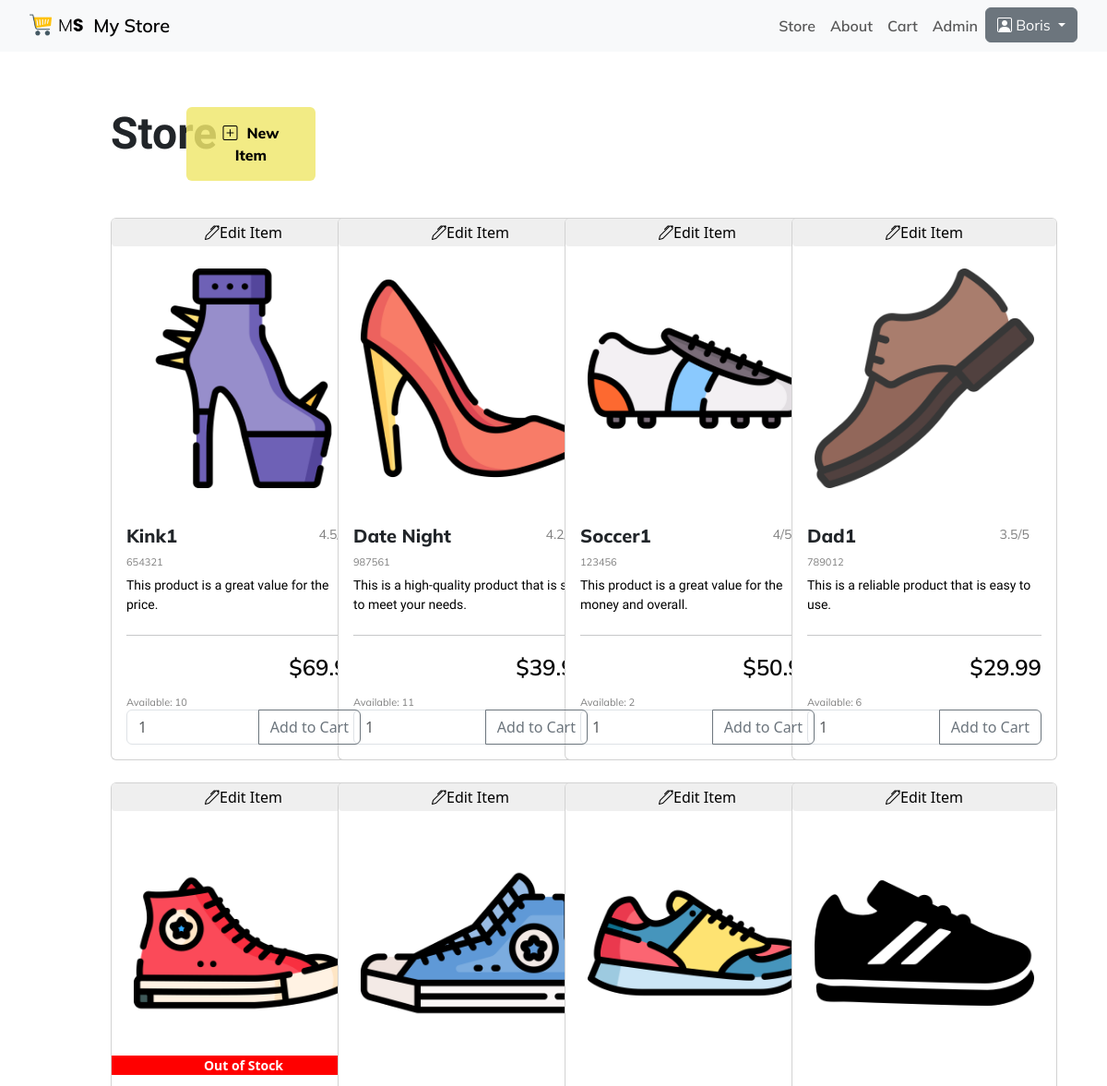
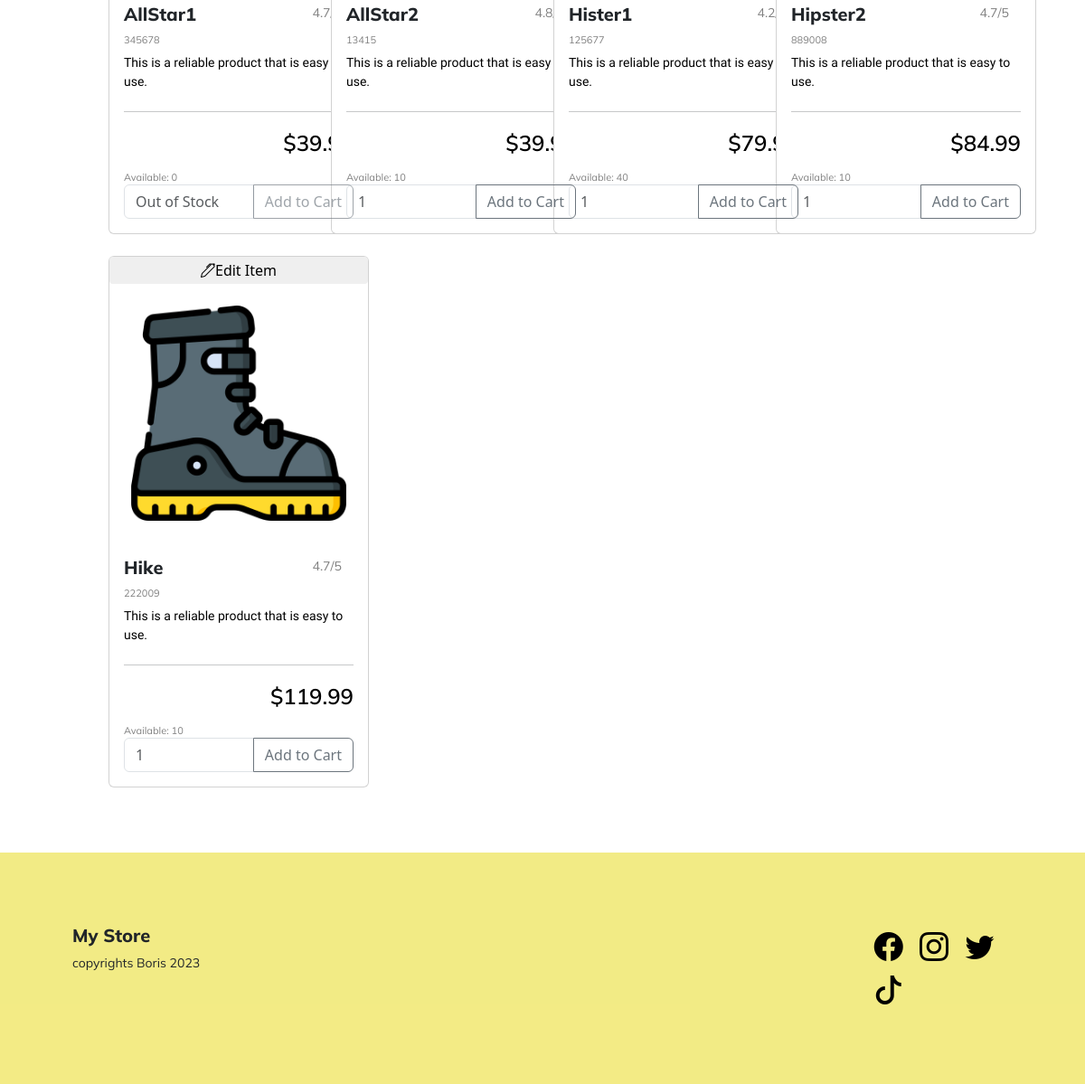
Screenshot of /estore (signed in) with the database file from the repository (2 pictures, top to bottom).
### main.py (models this page shows)
class User(UserMixin,db.Model):
    __tablename__ = "users"
    id = db.Column(db.Integer, primary_key=True)
    email = db.Column(db.String(100), unique=True)
    password = db.Column(db.String(100))
    first_name = db.Column(db.String(100))
    last_name = db.Column(db.String(100))
    cart_item = relationship("Cart", back_populates="customer")
    order_item = relationship("Order", back_populates="customer")
    phone = db.Column(db.String(15))
    b_day = db.Column(db.Date, nullable=False)

class Item(db.Model):
    __tablename__ = "items"
    id = db.Column(db.Integer, primary_key=True)
    name = db.Column(db.String(100), unique=True)
    barcode = db.Column(db.String(100), unique=True)
    quantity = db.Column(db.Integer)
    rating = db.Column(db.Integer)
    img_url = db.Column(db.String(250), nullable=False)
    description = db.Column(db.String(250), nullable=False)
    price = db.Column(db.Text, nullable=False)
    discount = db.Column(db.Integer)
    show = db.Column(db.Boolean)
    cart_item = relationship("Cart", back_populates="item")
    details = db.Column(db.Text, nullable=False)
    category = db.Column(db.String(250), nullable=False)

### main.py (the view)
@app.route('/estore', methods=["GET", "POST"])
def estore():
    items = Item.query.all()
    cart_items = Cart.query.filter_by(customer=current_user).filter_by(status="OPEN").count()
    return render_template("estore.html", all_items=items, cart_items=cart_items)

### main.py (called while the page is built)
@login_manager.user_loader
def load_user(user_id):
    return User.query.get(int(user_id))

### templates/estore.html
{% include "header.html" %}
{% block content %}
<div>
    <div class="page">
        <div class="row">
            <h1 class="col-lg-1">Store </h1>
            {% if current_user.id == 2: %}
            <a class="col-lg-2" href="{{ url_for('new_item') }}"><button type="button" class="btn btn-warning action-button"><i class="icon bi bi-plus-square"></i>New Item</button></a>
            {% endif %}
        </div>
        <br>
        <div class="row row-cols-1 row-cols-md-4 g-4">
            {% for item in all_items %}
            <div class="col">
                <div class="card" style="width: 18rem;">
                    {% if current_user.id == 2: %}
                    <a href="{{ url_for('edit_item', item_id=item.id ) }}"><button class="edit-btn"><i class="bi bi-pen"></i>Edit Item</button></a>
                    {% endif %}
                    <div class="item-image">
                        <a href="{{ url_for('item', item_id=item.id) }}"><img src="{{ item.img_url }}" class="card-img-top" alt="..."></a>
                        {% if item.quantity == 0: %}
                        <div class="item-oos">
                            Out of Stock
                        </div>
                        {% endif %}
                    </div>
                    <div class="card-body">
                        <div class="row">
                            <h4 class="card-title col-sm-9">{{ item.name }}</h4>
                            <span class="rating-text col-sm-3">{{ item.rating }}/5</span>
                        </div>
                        <div class="barcode-text">{{ item.barcode }}</div>
                        <div class="item-text">{{ item.description }}</div>
                        <hr>
                        <div class="price-text">{{ item.price }}</div>
                        <div class="available-text">Available: {{ item.quantity }}</div>
                        <div class="row">
                            <form action="{{ url_for('add_to_cart', item_id = item.id) }}" method="post" role="form" class="col-sm-4 input-group">
                                {% if item.quantity == 0: %}
                                <input type="number" min="0" max="0" class="form-control" placeholder="Out of Stock" name="count">
                                <button class="btn btn-outline-secondary" type="submit" id="button-addon2" disabled>Add to Cart</button>
                                {% else %}
                                <input type="number" min=1 max="{{ item.quantity }}" class="form-control" placeholder=1 name="count">
                                <button class="btn btn-outline-secondary" type="submit" id="button-addon2">Add to Cart</button>
                                {% endif %}
                            </form>
                        </div>
                    </div>
                </div>
            </div>
            {% endfor %}
        </div>
    </div>
</div>
{% endblock %}
{% include "footer.html" %}

### templates/header.html (shortened to what this page needs)
<!doctype html>
<html lang="en">
  <head>
    <link href="https://cdn.jsdelivr.net/npm/bootstrap@5.3.0-alpha1/dist/css/bootstrap.min.css" rel="stylesheet">
    <link rel="stylesheet" href="https://cdn.jsdelivr.net/npm/bootstrap-icons@1.10.3/font/bootstrap-icons.css">
    <link rel="stylesheet" href="{{ url_for('static', filename='css/styles.css') }}">
  </head>
  <body>
  <nav class="navbar navbar-expand-lg  bg-light ">
    <div class="container-fluid">
        <a class="navbar-brand" href="{{ url_for('home') }}">
            <img src="/static/img/logo.png" alt="Logo"  height="24" class="d-inline-block align-text-top">
            My Store
        </a>
        <div class="collapse navbar-collapse justify-content-end" id="navbarNavAltMarkup">
            <div class="navbar-nav ml-auto">
                <a class="nav-link" href="{{ url_for('estore') }}">Store</a>
                <a class="nav-link" href="{{ url_for('about') }}">About</a>
                {% if current_user.is_authenticated: %}
                <a class="nav-link" href="{{ url_for('cart') }}">Cart</a>
                {% endif %}
                {% if not current_user.is_authenticated: %}
                <a class="nav-link" href="{{ url_for('login') }}">Login</a>
                {% else: %}
                  {% if current_user.id == 2: %}
                  <a class="nav-link" href="{{ url_for('admin') }}">Admin</a>
                  <div class="dropdown">
                    <a class="btn btn-secondary dropdown-toggle" href="#" role="button" data-bs-toggle="dropdown" aria-expanded="false">
                      <span><i class="bi bi-person-square"></i> {{ current_user.first_name }} </span>
                    </a>
                  </div>
                  {% endif %}
                {% endif %}
            </div>
        </div>
    </div>
  </nav>

### templates/footer.html
<footer contentEditable>
    <div class="row">
        <div class="col-lg-10">
            <h4>My Store</h4>
            <span>copyrights Boris 2023</span>
        </div>
        <div class="col-lg-2 fs-2">
            <a href=""><i class="footer-icon bi bi-facebook"></i></a>
            <a href=""><i class="footer-icon bi bi-instagram"></i></a>
            <a href=""><i class="footer-icon bi bi-twitter"></i></a>
            <a href=""><i class="footer-icon bi bi-tiktok"></i></a>
        </div>
    </div>
</footer>
</body>
</html>

### static/css/styles.css (style rules this page uses)
body,html { height: 100vh; position: relative; min-height: 100vh; }
footer { background:rgba(240, 231, 108, 0.829); text-align: left; font-family: 'Mulish', sans-serif; font-size: 14px; font-weight: 400; bottom: 0; padding: 80px; width: 100%; height: auto; margin-top: 72px; }
.footer-icon { padding-right: 10px; color: black; }
h1 { font-family: 'Arsenal', sans-serif; font-size: 48px; font-weight: 700; }
h4 { font-family: 'Mulish', sans-serif; font-size: 20px; font-weight: 800; }
.rating-text { font-family: 'Mulish', sans-serif; font-size: 14px; font-weight: 400; color: gray; }
.barcode-text { font-family: 'Mulish', sans-serif; font-size: 11px; font-weight: 400; color: gray; }
.price-text { font-family: 'Mulish', sans-serif; font-size: 24px; font-weight: 600; color: black; text-align: right; padding-bottom: 12px; }
.item-text { font-family: 'Numans', sans-serif; font-size: 14px; font-weight: 400; color: black; padding-top: 6px; padding-bottom: 6px; }
.available-text { font-family: 'Mulish', sans-serif; font-size: 11px; font-weight: 400; color: gray; }
.edit-btn { width: 100%; border-radius: 4px; border-color: transparent; }
.navbar { padding-left: 20px; padding-right: 20px; margin-bottom: 12px; font-family: 'Mulish', sans-serif; font-size: 16px; font-weight: 600; }
.page { margin-top: 60px; width: 80%; margin-left: 10%; position: relative; min-height: 74%; }
.item-image { position: relative; }
.item-oos { position: absolute; width: 100%; bottom: 0px; background-color: red; text-align: center; color: rgb(255, 255, 255); font-size: 14px; font-weight: 600; }
.card-img-top { padding: 24px; }
.icon { padding-right: 10px; }
.action-button { font-family: 'Mulish', sans-serif; font-size: 16px; font-weight: 800; background-color: rgba(240, 231, 108, 0.829); border-radius: 6px; border: none; color: black; padding: 16px 24px; text-align: center; width: auto; max-width: 360px; margin-bottom: 16px; cursor: pointer; }

### rows the page displays
User: first_name "Boris"
Item: img_url (picture), name "Kink1", rating "4.5", barcode "654321", description "This product is a great value for the price.", price "$69.99", quantity "10"
Item: img_url (picture), name "Date Night", rating "4.2", barcode "987561", description "This is a high-quality product that is sure to meet your needs.", price "$39.99", quantity "11"
Item: img_url (picture), name "Soccer1", rating "4", barcode "123456", description "This product is a great value for the money and overall.", price "$50.99", quantity "2"
Item: img_url (picture), name "Dad1", rating "3.5", barcode "789012", description "This is a reliable product that is easy to use.", price "$29.99", quantity "6"
Item: img_url (picture), shows "Out of Stock", name "AllStar1", rating "4.7", barcode "345678", description "This is a reliable product that is easy to use.", price "$39.99", quantity "0"
Item: img_url (picture), name "AllStar2", rating "4.8", barcode "13415", description "This is a reliable product that is easy to use.", price "$39.99", quantity "10"
Item: img_url (picture), name "Hister1", rating "4.2", barcode "125677", description "This is a reliable product that is easy to use.", price "$79.99", quantity "40"
Item: img_url (picture), name "Hipster2", rating "4.7", barcode "889008", description "This is a reliable product that is easy to use.", price "$84.99", quantity "10"
Item: img_url (picture), name "Hike", rating "4.7", barcode "222009", description "This is a reliable product that is easy to use.", price "$119.99", quantity "10"
